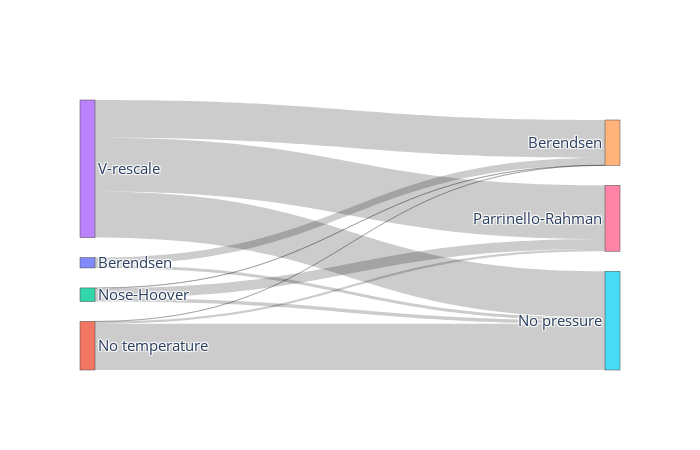

Here is the notebook cell this chart was saved with:
### Code cell
link = {"source": pairs["thermostat_index"].to_list(),
       "target": pairs["barostat_index"].to_list(),
       "value": pairs["value"].to_list()}
node = {
    "label": ["Berendsen", "No temperature", "Nose-Hoover", "V-rescale", "Berendsen", "No pressure", "Parrinello-Rahman"],
    "pad": 20,
    "thickness": 15
}
data=go.Sankey(link=link, node=node)
fig = go.Figure(data)
fig.update_layout(font_size=15, autosize=False, width=700)
fig.update_yaxes(ticklabelposition = "outside")
fig.show()

### Figure 1 — Plotly figure (JSON) as saved in the notebook; plotly's stock layout.template omitted (floating-point values rounded to 4 significant figures)
{"data": [{"link": {"source": [0, 0, 0, 1, 1, 1, 2, 2, 2, 3, 3, 3], "target": [4, 5, 6, 4, 5, 6, 4, 5, 6, 4, 5, 6], "value": [305, 127, 0, 1, 1931, 98, 10, 139, 416, 1581, 1931, 2241]}, "node": {"label": ["Berendsen", "No temperature", "Nose-Hoover", "V-rescale", "Berendsen", "No pressure", "Parrinello-Rahman"], "pad": 20, "thickness": 15}, "type": "sankey"}], "layout": {"autosize": false, "font": {"size": 15}, "height": 450, "width": 700, "yaxis": {"ticklabelposition": "outside"}}}
